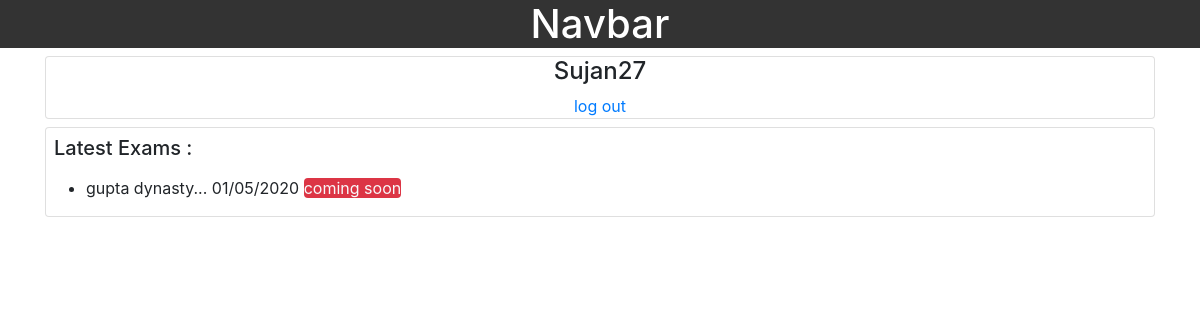
/timeline/ (signed in), run on an earlier commit of the app's database.
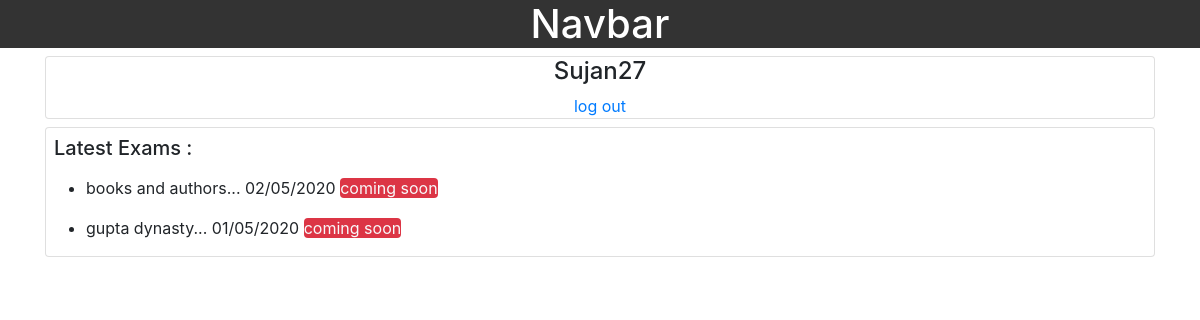
And on a later commit of the database.
### home/models.py (models this page shows, shortened)
class Topic(models.Model):
    topic_name = models.CharField(max_length=30)
    dateOfUpload = models.DateTimeField(default=timezone.now)
    tTime = models.IntegerField(default=0)
    published = models.BooleanField(default=False)

### timeline/views.py (the view)
# urls.py: path('timeline/', include('timeline.urls')),
@login_required(login_url='../login')
def timeline(response):
    topics = Topic.objects.all().order_by('-dateOfUpload')
    data = []
    for t in topics:
        if len(Marksheet.objects.filter(user=response.user, topic_id=t.id)) == 0:
            data.append({
                'topic': t,
                'done': False,
            })
        else:
            data.append({
                'topic': t,
                'done': True,
            })
    return render(response, 'timeline/timeline.html', {'data': data})

### timeline/templates/timeline/timeline.html (shortened to what this page needs)
{% extends 'home.html' %}
{% block body %}
<div class="container">
    <div class="card text-center">
        <h4>
            {{user.username|capfirst}}
        </h4>
        <span>
            <a href="../logout">
                log out
            </a>
        </span>
    </div>
    <div class="card mt-2">
        <div class="card-title m-2">
            <h5>
                Latest Exams :
            </h5>
        </div>
        <div>
            {% for d in data %}
            <ul>
                {% if not d.topic.published %}
                <li>
                    {{d.topic.topic_name}}... {{d.topic.dateOfUpload|date:"d/m/Y"}} <span class="bg-danger rounded text-light">coming
                        soon</span>
                </li>
                {% elif d.done %}
                <li>
                    {{d.topic.topic_name}}... {{d.topic.dateOfUpload|date:"d/m/Y"}} <a
                        href="../paper/paper_res/{{d.topic.id}}" target="_blank">result</a>
                </li>
                {% else %}
                <li>
                    {{d.topic.topic_name}}... {{d.topic.dateOfUpload|date:"d/m/Y"}} <a href="../paper/{{d.topic.id}}"
                        target="_blank">click here</a>
                </li>
                {% endif %}
            </ul>
            {% endfor %}
        </div>
    </div>
</div>
{% endblock body %}

What changed in the data, as far as the page shows it:
added Topic: topic.topic_name "books and authors", topic.dateOfUpload "02/05/2020"
